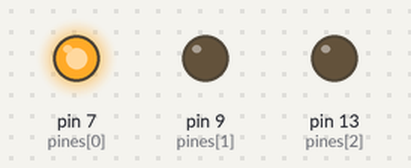
Recording of a sketch running on a simulated Arduino Uno, built with avr-gcc and run on an emulated ATmega328P. On the bench: output pins drawn as LEDs (lit = HIGH).

Above: at 0.5 s.
At 1.5 s:
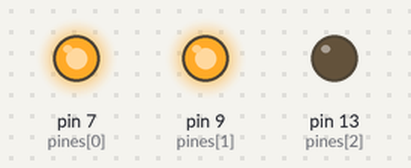
At 2.5 s:
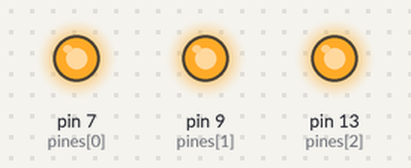
At 3.5 s:
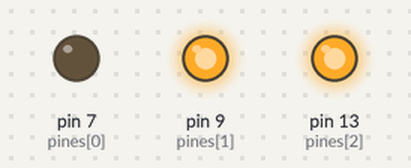
At 4.5 s:
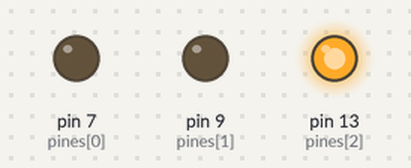
At 5.5 s:
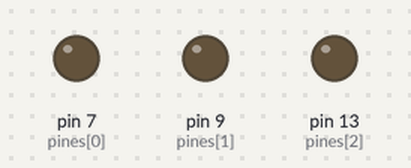
Timing chart, 0 to 7.8 s (numbered marks = the images above):
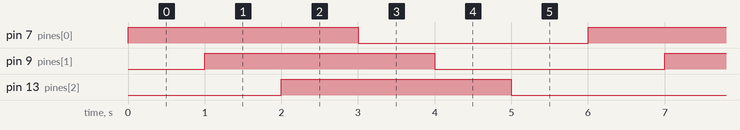

Measured:
- by itself, pin 7 (pines[0]), pin 9 (pines[1]), pin 13 (pines[2]): alternates HIGH for 3.0 s and LOW for 3.0 s
- by itself, everything shown: repeats every 6.0 s, in 6 steps

The sketch:

for.ino
```cpp
int pines[] = {7,9,13};            //array con 3 índices

void setup(){
  for(int i = 0; i < 3; i++){      //el bloque for se ejecutará 3 veces
    pinMode(pines[i], OUTPUT);     //suficiente para recorrer todo el array
  }
}

void loop(){
  for(int i = 0; i < 3; i++){
    digitalWrite(pines[i], HIGH);   //encender los 3 leds
    delay(1000);
  }
  for(int i = 0; i < 3; i++){
    digitalWrite(pines[i], LOW);    //apagar los 3 leds
    delay(1000);
  }
}
```
